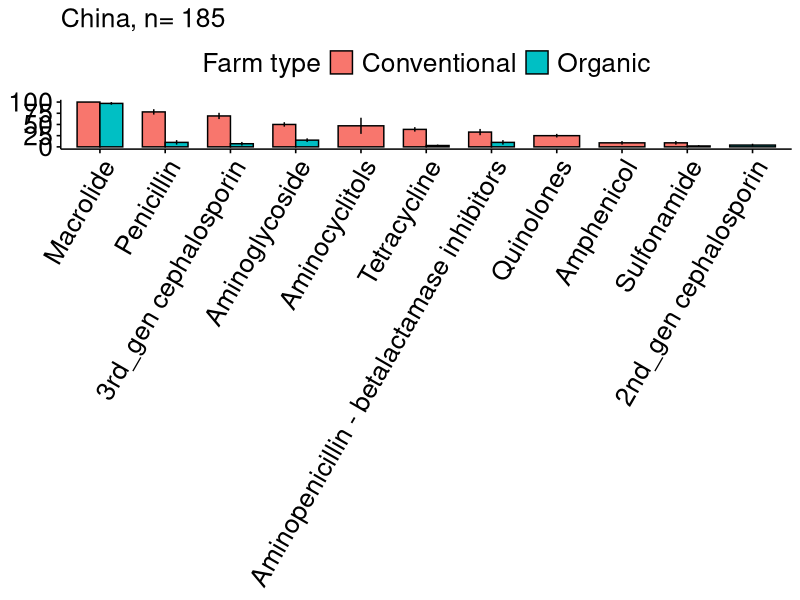
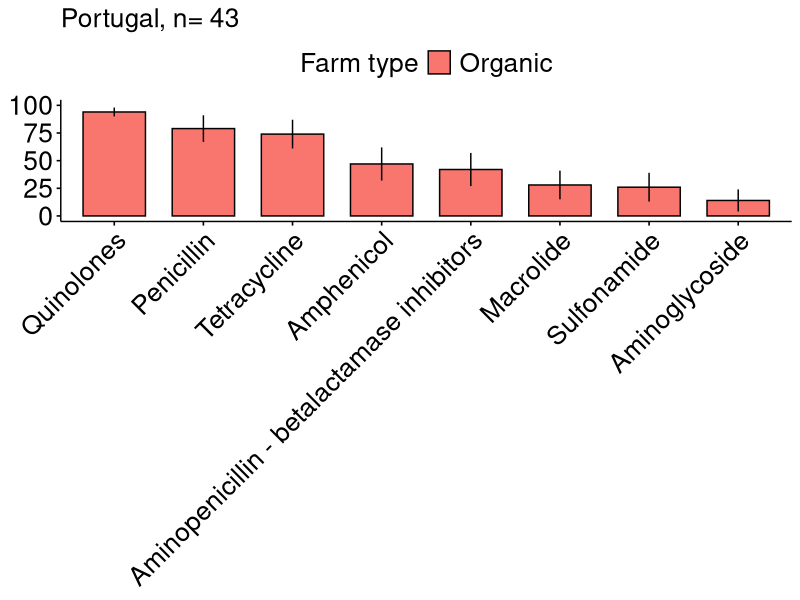
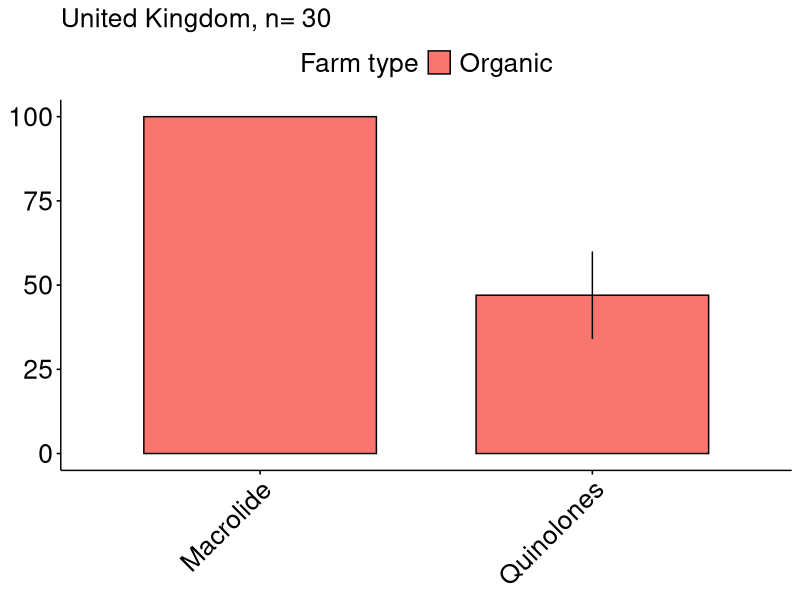
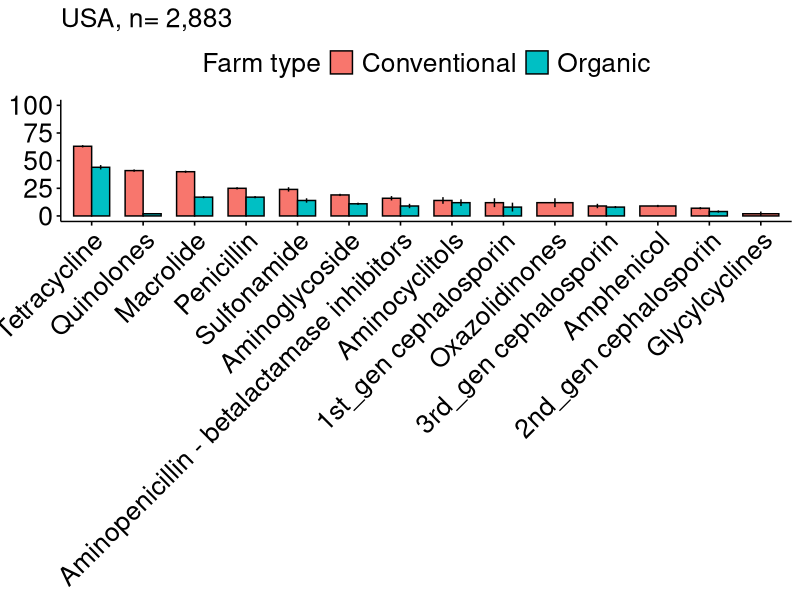

Generate these figures, in order, with R: (Note: this script raises an error after producing the figures.)
library(tidyverse)
library(ggplot2)
library(dplyr)
library(ggpubr)
library(patchwork)

#Load data
main_data <- read_csv("conv.csv")

data1 <- main_data %>%
  group_by(country) %>%
  select("country",
         "doi",
         "farm_type",
         "host",
         "antimicrobial_compound",
         "antimicrobial_class",
         "pathogen",
         "percent_resistant",
         "no_isolates_resistant",
         "no_isolates_susceptible",
         "no_isolates_intermidiate",
         "no_isolates" )

#changing percentage resistance into numeric class and rounding off  
data1$percent_resistant <- as.numeric(as.character
                                      (data1$percent_resistant))

data1$percent_resistant <- round(data1$percent_resistant, digits = 0)

data2 <- data1 %>%
  select("doi",
         "country",
         "farm_type",
         "host",
         "antimicrobial_compound",
         "antimicrobial_class",
         "pathogen",
         "percent_resistant",
         "no_isolates_resistant",
         "no_isolates_susceptible",
         "no_isolates_intermidiate",
         "no_isolates" )






data3 <- data2 %>%select("country",
                         "doi",
                         "farm_type",
                         "host",
                         "antimicrobial_class",
                         "pathogen",
                         "percent_resistant", "no_isolates")%>%
  filter(pathogen != "Arcanobacterium pyogenes", pathogen != "Corynebacterium bovis",
         pathogen != "Environmental streptococci")


#changing percentage resistance into numeric class and rounding off  
data3$percent_resistant <- as.numeric(as.character
                                      (data3$percent_resistant))

data3$percent_resistant <- round(data3$percent_resistant, digits = 0)




usa<- data3
#create a function to return the number of resistant isolates
new.function1 <- function(x,y) {
  (x*y)/100}

ResIsousa <- mapply(new.function1, usa$percent_resistant, usa$no_isolates)
ResIsousa <- round(ResIsousa, digits = 0)
AMR.tmp.usa <- cbind(usa, ResIsousa)

#determine total NIsolates
usaNIsolates <- aggregate(no_isolates ~ doi + country + farm_type + 
                            antimicrobial_class + pathogen+host + percent_resistant+
                            ResIsousa, data = AMR.tmp.usa, FUN = sum)


usaNIsolates$no_isolates <- sapply(usaNIsolates$no_isolates, function(x) sum(unlist(x)))

#aggregate all resistant isolates and all NIsolates by speciesag, compound and region
usares <- aggregate(ResIsousa ~ antimicrobial_class  + farm_type+
                      host+country, 
                    data = AMR.tmp.usa, FUN = sum)
usaAll <- aggregate(no_isolates ~ antimicrobial_class  + farm_type+
                      host +country, 
                    data = AMR.tmp.usa, FUN = sum)
#and divide ResIso/NIsolates to return true mean
usaMean <- round((usares$ResIsousa /usaAll$no_isolates)*100, digits = 0)
usaMeanDF <- as.data.frame(cbind(usares$antimicrobial_class,
                                 usares$farm_type, usares$country,usares$host,
                                 usaMean, usaAll$no_isolates))
colnames(usaMeanDF) <- c("antimicrobial_class","farm_type","country","host",
                         "Mean","no_isolates")
usaMeanDF$Mean <- as.numeric(as.character(usaMeanDF$Mean))
usaMeanDF$no_isolates <- as.numeric(as.character(usaMeanDF$no_isolates))
#restrict display drug pairings where NIsolates > 10
usaMeanDF = usaMeanDF[which(usaMeanDF$no_isolates >= 10),]

# Compute the 95% CI of proportion where x = p_hat and y = n two tailed z = 1.96
CI.function <- function(x,y) {
  x + c(-1.96,1.96)*sqrt(x*(1-x)/y)}

#95% CI
CIusa<- as.data.frame(t(mapply(CI.function, usaMeanDF$Mean/100, usaMeanDF$no_isolates)))
usaMeanDF <-cbind(usaMeanDF, round(CIusa*100, digits = 0))
colnames(usaMeanDF) <- c("antimicrobial_class", "farm_type","country", "host",
                         "Mean","no_isolates","CILow","CIHigh")
usaMeanDF$CILow[usaMeanDF$CILow < 0] = 0
usaMeanDF$CIHigh[usaMeanDF$CIHigh >100] = 100

##remove data with less than 1% resistance
usaMeanDF <- usaMeanDF%>%
  filter(Mean>1)

country.data <- usaMeanDF

##Filter data from chicken species

chicken.data <- country.data %>%
  filter(host == "Chicken")




##usa bar plot
usa.1 <- chicken.data %>%
  filter(country == "United States of America")

usa.1<- usa.1[order(-usa.1$Mean), ]

usa.bar <- ggbarplot(usa.1, "antimicrobial_class", "Mean", 
                     fill = "farm_type", position = position_dodge(0.7),
                     subtitle = "USA, n= 2,883",
                     xlab = FALSE, ylab = FALSE,
                     legend.title = "Farm type",
                     font.subtitle = c(19))+
  rotate_x_text(45)+
  geom_linerange(aes(group = farm_type, ymax = CIHigh, ymin = CILow),
                 position = position_dodge(width = 0.7))+
  font("xy.text", size = 19)+
  font("legend.title",size = 19)+
  font("legend.text", size = 19)


usa.bar <- ggpar(usa.bar, ylim = c(0, 100))


##China bar plot

china.1 <- chicken.data %>%
  filter(country == "China")

china.1<- china.1[order(-china.1$Mean), ]

china.bar <- ggbarplot(china.1, "antimicrobial_class", "Mean", 
                       fill = "farm_type", position = position_dodge(0.7),
                       subtitle = "China, n= 185",
                       xlab = FALSE, ylab = FALSE,
                       legend.title = "Farm type",
                       font.subtitle = c(19))+
  rotate_x_text(60)+
  geom_linerange(aes(group = farm_type, ymax = CIHigh, ymin = CILow),
                 position = position_dodge(width = 0.7))+
  font("xy.text", size = 19)+
  font("legend.title",size = 19)+
  font("legend.text", size = 19)

china.bar <- ggpar(china.bar, ylim = c(0, 100))


uk.1 <- chicken.data %>%
  filter(country == "United Kingdom")

uk.1<- uk.1[order(-uk.1$Mean), ]

uk.bar <- ggbarplot(uk.1, "antimicrobial_class", "Mean", 
                    fill = "farm_type", position = position_dodge(0.7),
                    subtitle = "United Kingdom, n= 30",
                    xlab = FALSE, ylab = FALSE,
                    legend.title = "Farm type",
                    font.subtitle = c(19))+
  rotate_x_text(45)+
  geom_linerange(aes(group = farm_type, ymax = CIHigh, ymin = CILow),
                 position = position_dodge(width = 0.7))+
  font("xy.text", size = 19)+
  font("legend.title",size = 19)+
  font("legend.text", size = 19)

uk.bar <- ggpar(uk.bar, ylim = c(0, 100))

port.1 <- chicken.data %>%
  filter(country == "Portugal")

port.1<- port.1[order(-port.1$Mean), ]

port.bar <- ggbarplot(port.1, "antimicrobial_class", "Mean", 
                      fill = "farm_type", position = position_dodge(0.7),
                      subtitle = "Portugal, n= 43",
                      xlab = FALSE, ylab = FALSE,
                      legend.title = "Farm type",
                      font.subtitle = c(19))+
  rotate_x_text(45)+
  geom_linerange(aes(group = farm_type, ymax = CIHigh, ymin = CILow),
                 position = position_dodge(width = 0.7))+
  font("xy.text", size = 19)+
  font("legend.title",size = 19)+
  font("legend.text", size = 19)

port.bar <- ggpar(port.bar, ylim = c(0, 100))




##Putting all plots together using patchwork

country.plot <- (usa.bar | uk.bar)/
  (port.bar | china.bar)+
  plot_annotation(tag_levels = "A",
                  tag_prefix = "(",
                  tag_suffix = ")")+
  plot_layout(guides = "auto")&
  theme(plot.tag = element_text(face = NULL),
        legend.position = "top")


country.plot <- patchwork::patchworkGrob(country.plot)

yleft1 <- textGrob("Percentage resistance", rot = 90, gp = gpar(fontsize = 20))
bottom1 <- textGrob("Antimicrobial class", gp = gpar(fontsize = 20))
country.plot1 <- grid.arrange(country.plot, ncol = 1, nrow = 1,left = yleft1, bottom = bottom1)
country.plot1


#ggsave(filename = "country.png",country.plot)
